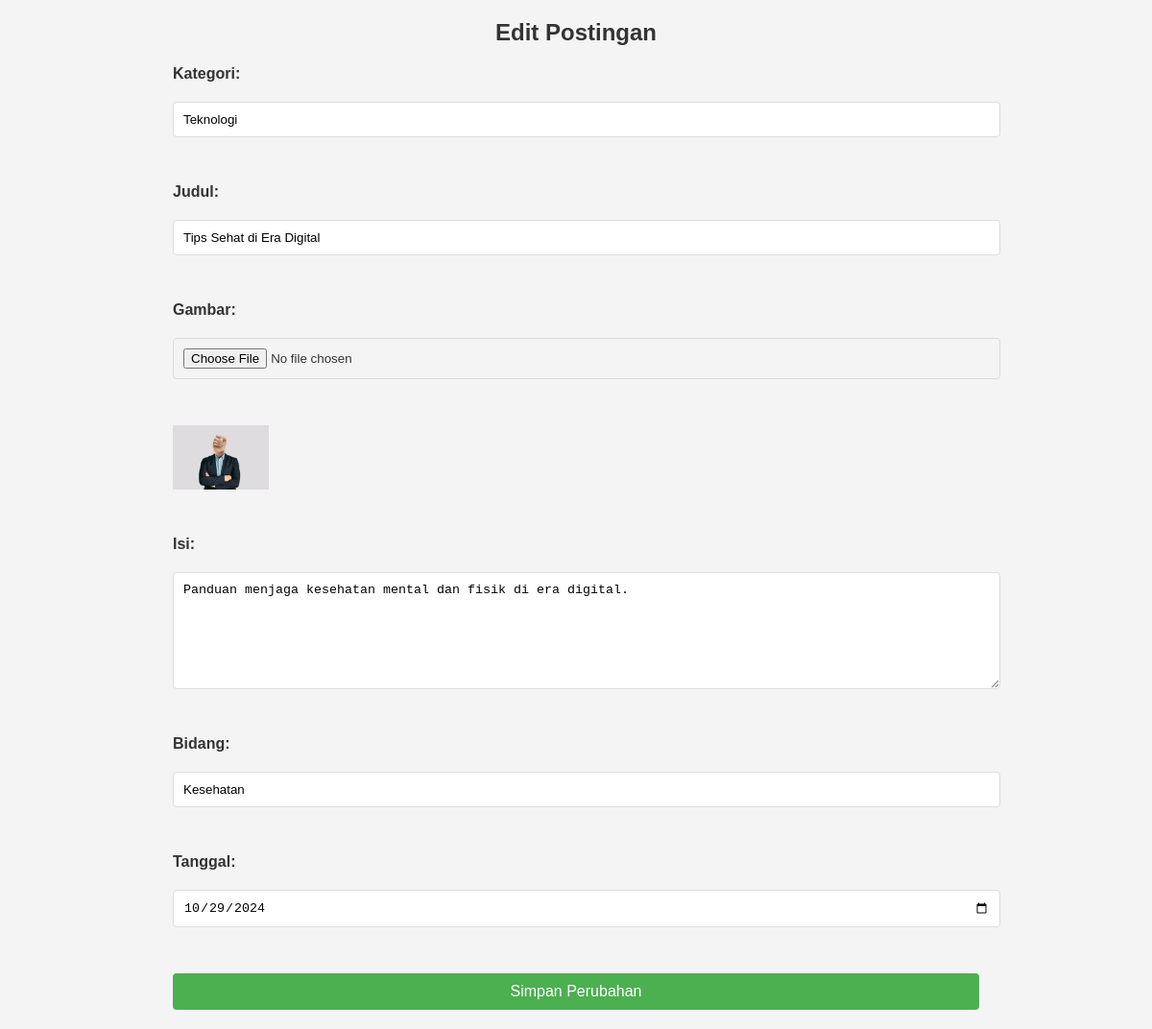
The app's page /designblog-starter/dashboard/edit_post.php?id=2 with its own data.
### tables this page shows
CREATE TABLE `postingan` (
  `ID_POST` int(11) NOT NULL,
  `KATEGORI` varchar(50) NOT NULL,
  `JUDUL` varchar(100) NOT NULL,
  `GAMBAR` varchar(255) DEFAULT NULL,
  `ISI` text NOT NULL,
  `ID_AUTHOR` int(11) DEFAULT NULL,
  `BIDANG` varchar(50) DEFAULT NULL,
  `TANGGAL` date DEFAULT NULL,
  `DILIHAT` int(11) DEFAULT 0
);

### designblog-starter/dashboard/edit_post.php (the view, shortened to what this page needs)
<?php
include '../lib/koneksi.php';
if (isset($_GET['id'])) {
    $id = $_GET['id'];
    $sql = "SELECT * FROM postingan WHERE ID_POST = ?";
    $stmt = $conn->prepare($sql);
    $stmt->bind_param("i", $id);
    $stmt->execute();
    $result = $stmt->get_result();
    if ($result->num_rows > 0) {
        $post = $result->fetch_assoc();
    } else {
        echo "Post tidak ditemukan.";
        exit();
    }
} else {
    echo "ID postingan tidak diberikan.";
    exit();
}
?>
<!DOCTYPE html>
<html lang="id">
<head>
    <link rel="stylesheet" href="edit.css">
</head>
<body>
    <h2>Edit Postingan</h2>
    <form action="" method="post" enctype="multipart/form-data">
        <label for="kategori">Kategori:</label>
        <input type="text" id="kategori" name="kategori" value="<?= $post['KATEGORI']; ?>" required><br>
        <label for="judul">Judul:</label>
        <input type="text" id="judul" name="judul" value="<?= $post['JUDUL']; ?>" required><br>
        <label for="gambar">Gambar:</label>
        <input type="file" id="gambar" name="gambar"><br>
        <img src="<?= $post['GAMBAR']; ?>" alt="Gambar" width="100"><br>
        <label for="isi">Isi:</label>
        <textarea id="isi" name="isi" required><?= $post['ISI']; ?></textarea><br>
        <label for="bidang">Bidang:</label>
        <input type="text" id="bidang" name="bidang" value="<?= $post['BIDANG']; ?>" required><br>
        <label for="tanggal">Tanggal:</label>
        <input type="date" id="tanggal" name="tanggal" value="<?= $post['TANGGAL']; ?>" required><br>
        <button type="submit">Simpan Perubahan</button>
    </form>
</body>
</html>

### designblog-starter/dashboard/edit.css (style rules this page uses)
body { font-family: Arial, sans-serif; margin: 0; padding: 0; background-color: #f4f4f4; color: #333; }
h1, h2 { text-align: center; color: #333; }
form { display: flex; flex-direction: column; gap: 15px; margin: 20px auto; width: 70%; }
form label { font-weight: bold; margin-bottom: 5px; }
form input[type="text"], form input[type="date"], form input[type="file"], form textarea { width: 100%; padding: 10px; border: 1px solid #ddd; border-radius: 4px; }
form textarea { resize: vertical; min-height: 100px; }
form button { background-color: #4CAF50; color: white; padding: 10px; border: none; border-radius: 4px; cursor: pointer; font-size: 16px; }

### records on screen
postingan: kategori "Teknologi", judul "Tips Sehat di Era Digital", GAMBAR (picture), isi "Panduan menjaga kesehatan mental dan fisik di era digital.", bidang "Kesehatan", tanggal "10/29/2024"
